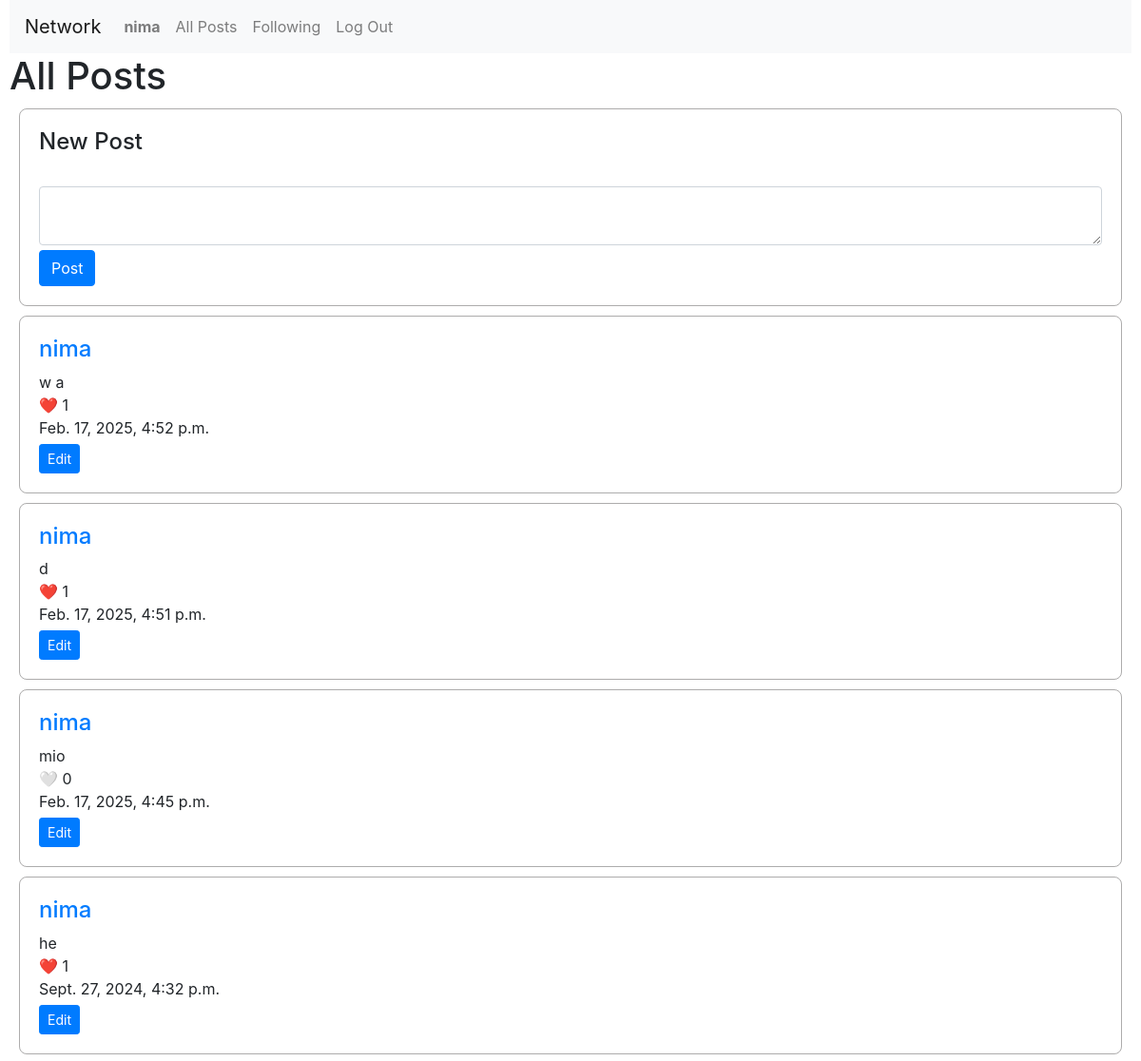
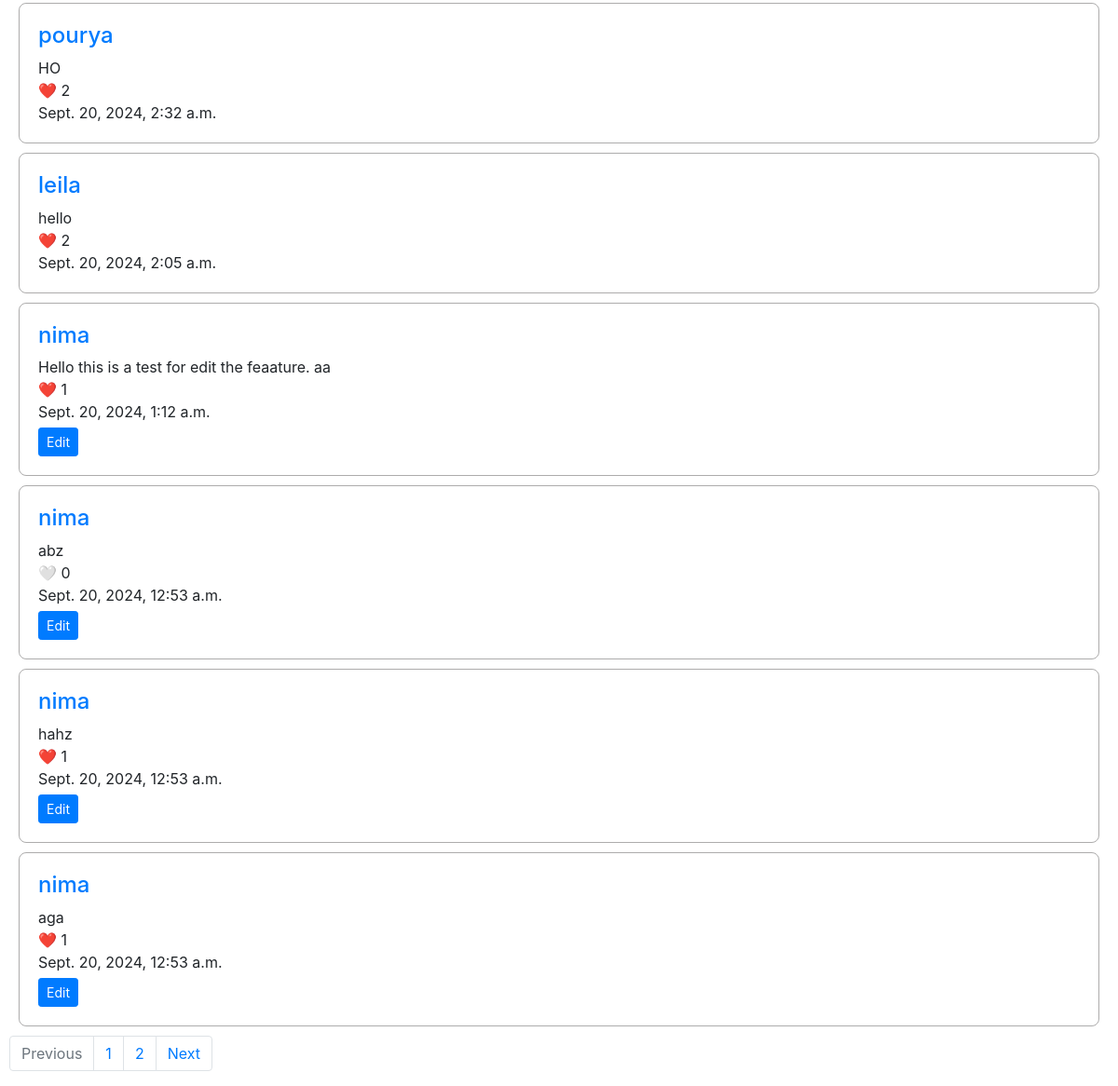
/ (signed in), run on the app's committed database (2 pictures, top to bottom).
### network/models.py (models this page shows, shortened)
class User(AbstractUser):
    pass

class Post(models.Model):
    user = models.ForeignKey(User, on_delete=models.CASCADE, related_name='posts')
    content = models.TextField()
    likes = models.ManyToManyField(User,symmetrical=False, blank=True, related_name='like')
    timestamp = models.DateTimeField(auto_now_add=True)

### network/views.py (the view)
# urls.py: path("", views.index, name="index"),
def index(request):
    if not request.user.is_authenticated:
        return redirect('login')
    posts = Post.objects.all().order_by('-timestamp')
    paginator = Paginator(posts, 10)
    page_number = request.GET.get('page')
    page_obj = paginator.get_page(page_number)
    return render(request, "network/index.html", {
        'page_obj': page_obj,
    })

### network/templates/network/index.html (shortened to what this page needs)
{% extends "network/layout.html" %}
{% block body %}
<h1>All Posts</h1>
    {% if user.is_authenticated %}
        <div id="form-div">
            <h4>New Post</h4>
            <br>
            <form method='post' action='{% url "new_post" %}' >
                <textarea class="form-control" name='content' ></textarea>
                <input type="submit" class="btn btn-primary" value="Post" id="submit-button"/>
            </form>
        </div>
    {% endif %}
    {% for post in page_obj %}
        <div class='posts'>
            <a href="{% url 'profile' post.user.id %}"><h4> {{ post.user}} </h4></a>
            <div id='post-body-{{forloop.counter}}'>
                {{post.content}}
            </div>
            <div id='like-container-{{post.id}}'class='like-container' >
                {% if user.is_authenticated %}
                    {% if user in post.likes.all %}
                        <div id='unlike-{{post.id}}' onclick='unlike({{post.id}})' >❤️ {{post.likes.count}}</div>
                    {% else %}
                        <div id='like-{{post.id}}' onclick='like({{post.id}})' >🤍 {{post.likes.count}} </div>
                    {% endif %}
                {% else %}
                    <div>♡ {{post.likes.count}}</div>
                {% endif %}
            </div>
            {{post.timestamp}}
            <br>
            {% if user.is_authenticated %}
                {% if post.user == user %}
                    <button class="btn btn-primary btn-sm" id='edit-{{forloop.counter}}' onclick='editBox({{forloop.counter}})' style='margin-top: 5px' >Edit</button>
                {% endif %}
            {% endif %}
        </div>
    {%endfor%}
{% endblock %}

### network/templates/network/layout.html (shortened to what this page needs)
{% load static %}
<!DOCTYPE html>
<html lang="en">
    <head>
        <link rel="stylesheet" href="https://stackpath.bootstrapcdn.com/bootstrap/4.4.1/css/bootstrap.min.css">
        <link href="{% static 'network/styles.css' %}" rel="stylesheet">
    </head>
    <body>
        <nav class="navbar navbar-expand-lg navbar-light bg-light">
            <a class="navbar-brand" href="#">Network</a>
            <div>
              <ul class="navbar-nav mr-auto">
                {% if user.is_authenticated %}
                    <li class="nav-item">
                        <a class="nav-link" href="{% url 'profile' user.id %}"><strong>{{ user.username }}</strong></a>
                    </li>
                {% endif %}
                <li class="nav-item">
                  <a class="nav-link" href="{% url 'index' %}">All Posts</a>
                </li>
                {% if user.is_authenticated %}
                    <li class="nav-item">
                        <a class="nav-link" href="{% url 'following'%}">Following</a>
                    </li>
                    <li class="nav-item">
                        <a class="nav-link" href="{% url 'logout' %}">Log Out</a>
                    </li>
                {% endif %}
              </ul>
            </div>
          </nav>
        <div class="body">
            {% block body %}
            {% endblock %}
        </div>
        <div class="pagination">
            <nav aria-label="Page navigation example">
                <ul class="pagination">
                    {% if page_obj.has_previous %}
                        <li class="page-item">
                            <a class="page-link" href="?page={{ page_obj.previous_page_number }}" aria-label="Previous">
                            <span aria-hidden="true">Previous</span>
                            </a>
                        </li>
                    {% else %}
                        <li class="page-item disabled">
                            <span class="page-link">Previous</span>
                        </li>
                    {% endif %}
                    {% for page in page_obj.paginator.page_range %}
                        <li class="page-item"><a class="page-link" href="?page={{ page }}"> {{page}}</a></li>
                    {% endfor %}
                    {% if page_obj.has_next %}
                        <li class="page-item">
                            <a class="page-link" href="?page={{ page_obj.next_page_number }}" aria-label="Next">
                            <span aria-hidden="true">Next</span>
                            </a>
                        </li>
                    {% else %}
                        <li class="page-item disabled">
                            <span class="page-link">Next</span>
                        </li>
                    {% endif %}
                </ul>
            </nav>
        </div>
    </body>
</html>

### network/static/network/styles.css (style rules this page uses)
body, html { margin-left:5px; margin-right:5px; }
#form-div { margin: 10px; padding: 20px; border: 1px solid rgba(33, 32, 32, 0.368); border-radius: 8px; }
#submit-button { margin-top: 5px; }
.posts { margin: 10px; padding: 20px; border: 1px solid rgba(33, 32, 32, 0.368); border-radius: 8px; }
.like-container { width: 40px; }

### data on the page
User: username "nima"
Post: user "nima", content "w a", likes.count "1", timestamp "Feb. 17, 2025, 4:52 p.m."
Post: user "nima", content "d", likes.count "1", timestamp "Feb. 17, 2025, 4:51 p.m."
Post: user "nima", content "mio", likes.count "0", timestamp "Feb. 17, 2025, 4:45 p.m."
Post: user "nima", content "he", likes.count "1", timestamp "Sept. 27, 2024, 4:32 p.m."
Post: user "pourya", content "HO", likes.count "2", timestamp "Sept. 20, 2024, 2:32 a.m."
Post: user "leila", content "hello", likes.count "2", timestamp "Sept. 20, 2024, 2:05 a.m."
Post: user "nima", content "Hello this is a test for edit the feaature. aa", likes.count "1", timestamp "Sept. 20, 2024, 1:12 a.m."
Post: user "nima", content "abz", likes.count "0", timestamp "Sept. 20, 2024, 12:53 a.m."
Post: user "nima", content "hahz", likes.count "1", timestamp "Sept. 20, 2024, 12:53 a.m."
Post: user "nima", content "aga", likes.count "1", timestamp "Sept. 20, 2024, 12:53 a.m."

### other printed values
{{ page }} "1" "2"
